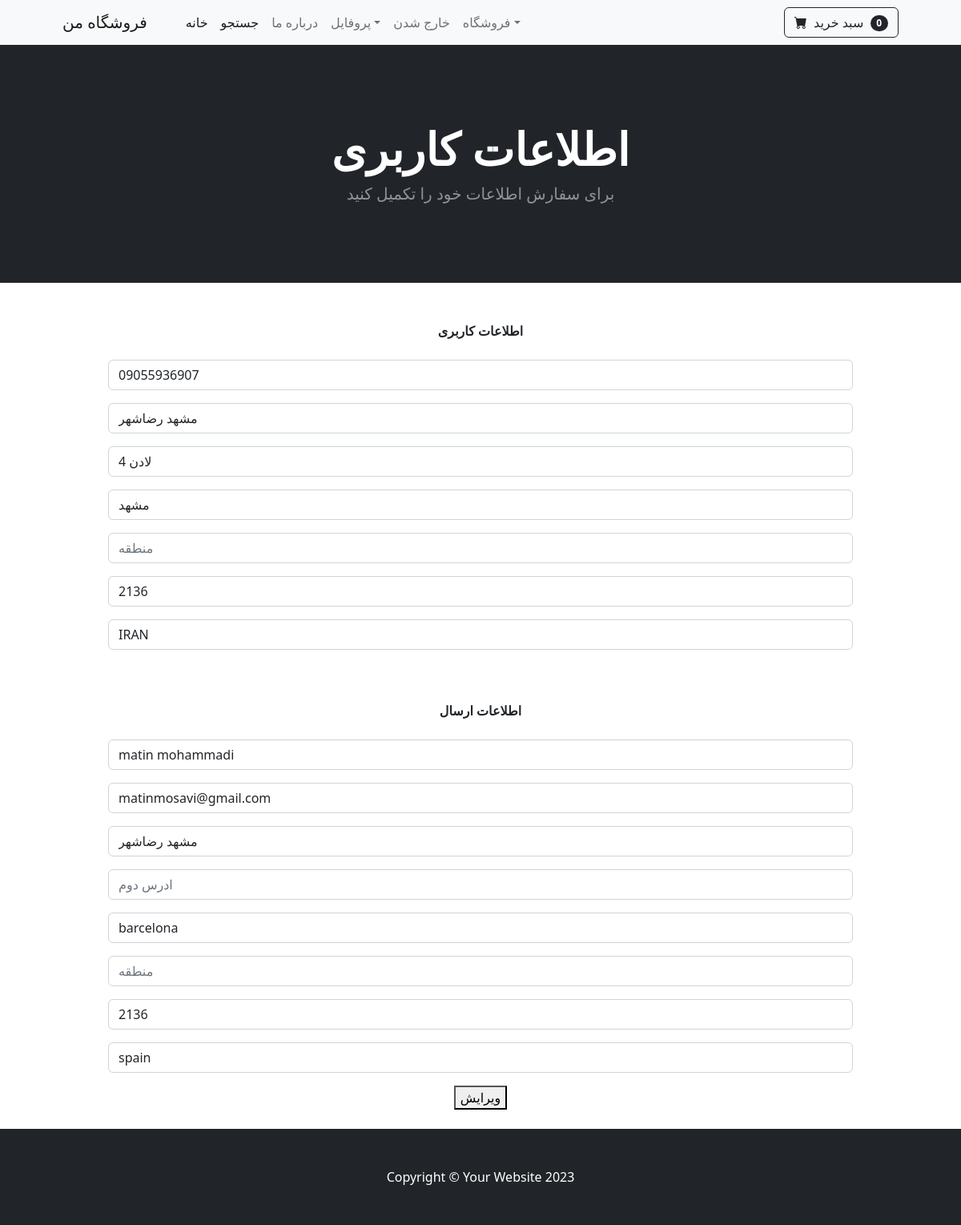
The page /update_info/ (signed in) on the database its author committed.
### shop/models.py (models this page shows, shortened)
class Profile(models.Model):
    user = models.OneToOneField(User, on_delete= models.CASCADE)
    date_modified = models.DateTimeField(User, auto_now = True)
    phone = models.CharField(max_length=25, blank=True)
    address1 = models.CharField(max_length=200, blank=True)
    address2 = models.CharField(max_length=300, blank=True)
    city = models.CharField(max_length=25, blank=True)
    state = models.CharField(max_length=25, blank=True)
    zipcode = models.CharField(max_length=25, blank=True)
    country = models.CharField(max_length=25, default= 'IRAN')
    old_cart = models.CharField(max_length=200, blank=True, null=True)

### payment/models.py (models this page shows, shortened)
class ShippingAddress(models.Model):
    user = models.ForeignKey(User, on_delete = models.CASCADE, null=True, blank=True)
    shipping_full_name = models.CharField(max_length = 250)
    shipping_email = models.CharField(max_length = 300)
    shipping_phone = models.CharField(max_length=25, blank=True)
    shipping_address1 = models.CharField(max_length=200, blank=True)
    shipping_address2 = models.CharField(max_length=300, blank=True, null=True)
    shipping_city = models.CharField(max_length=25, blank=True)
    shipping_state = models.CharField(max_length=25, blank=True)
    shipping_zipcode = models.CharField(max_length=25, blank=True)
    shipping_country = models.CharField(max_length=25, default= 'IRAN')
    shipping_old_cart = models.CharField(max_length=200, blank=True, null=True)
    class Meta:
        verbose_name_plural = 'Shipping Address'

### shop/views.py (the view)
# urls.py: path('update_info/', views.update_info, name="update_info"),
def update_info(request):
    if request.user.is_authenticated:
        current_user = Profile.objects.get(user__id=request.user.id)
        shipping_user = ShippingAddress.objects.get(user__id = request.user.id)
        form = UpdateUserInfo(request.POST or None, instance = current_user)
        shipping_form = ShippingForm(request.POST or None, instance = shipping_user)
        if form.is_valid() or shipping_form.is_valid():
            form.save()
            shipping_form.save()
            messages.success(request, 'اطلاعات کاربری شما ویرایش شد')
            return redirect('home')
        return render(request, 'update_info.html', {'form':form, 'shipping_form':shipping_form})
    else:
        messages.success(request, 'ابتدا باید حساب کاربری داشته باشید')
        return redirect('home')

### cart/cart.py (called while the page is built)
    def __len__(self):
        return len(self.cart)

### cart/context_processors.py (called while the page is built)
def cart(request):
    return{'cart':Cart(request)}

### shop/templates/update_info.html (shortened to what this page needs)
{% extends 'base.html' %}
{% block content %}
<header class="bg-dark py-5">
    <div class="container px-4 px-lg-5 my-5">
        <div class="text-center text-white">
            <h1 class="display-4 fw-bolder">اطلاعات کاربری</h1>
            <p class="lead fw-normal text-white-50 mb-0">برای سفارش اطلاعات خود را تکمیل کنید</p>
        </div>
    </div>
</header>
<br><br>
<div class="container">
    <div class="row">
        <center>
            <div class="col-10">
                <strong>اطلاعات کاربری</strong>
                <br><br>
                <form method="post" action="{% url 'update_info' %}">
                        {{ form.as_p }}
                        <br><br>
                        <strong>اطلاعات ارسال</strong>
                        <br><br>
                        {{ shipping_form.as_p }}
                    <button type="submit" class="btm btn-secondary">ویرایش</button>
                  </form>
                  <br>
            </div>
        </center>
    </div>
</div>
{% endblock %}

### rows shown on the page
Profile: phone "09055936907", address1 "مشهد رضاشهر", address2 "لادن 4", city "مشهد", zipcode "2136", country "IRAN"
ShippingAddress: shipping_full_name "matin mohammadi", shipping_email "matinmosavi@gmail.com", shipping_address1 "مشهد رضاشهر", shipping_city "barcelona", shipping_zipcode "2136", shipping_country "spain"

### other values the page prints
{{ cart|length }} "0"
